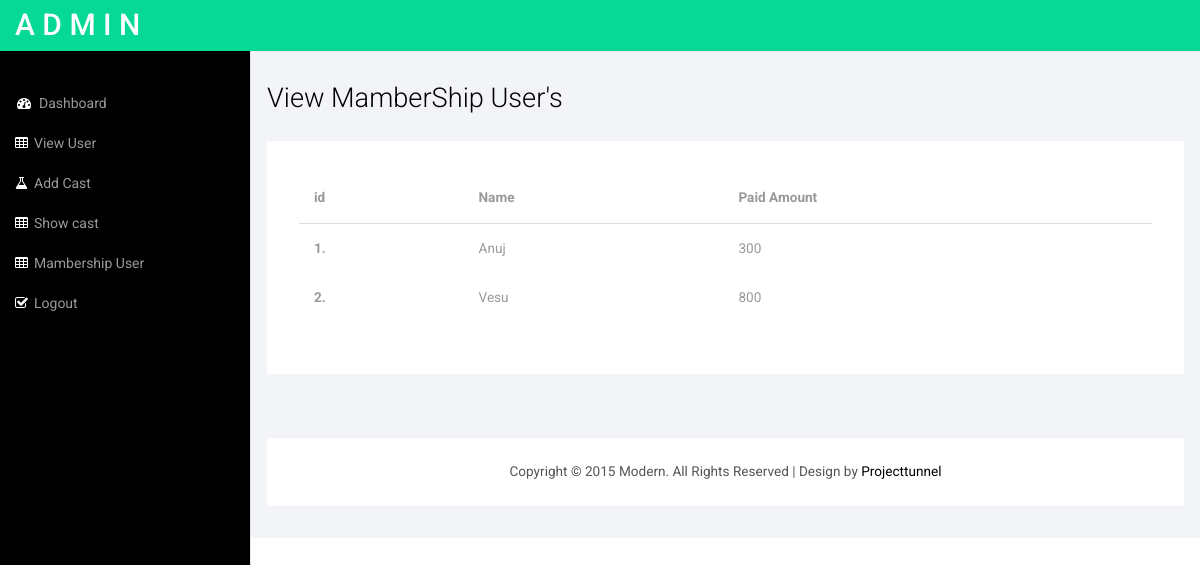
Page /admin/basic_tables2.php (signed in) on the committed database.
### tables this page shows
CREATE TABLE `payment` (
  `id` int(11) NOT NULL,
  `cardnumber` varchar(1000) NOT NULL,
  `card_expairy` varchar(1000) NOT NULL,
  `cvc_code` varchar(1000) NOT NULL,
  `amount` varchar(1000) NOT NULL,
  `userid` varchar(1000) NOT NULL
);

CREATE TABLE `reister` (
  `id` int(11) NOT NULL,
  `name` varchar(600) NOT NULL,
  `cast` varchar(600) NOT NULL,
  `gender` varchar(600) NOT NULL,
  `age` varchar(600) NOT NULL,
  `dob` varchar(600) NOT NULL,
  `height` varchar(600) NOT NULL,
  `religion` varchar(600) NOT NULL,
  `mobile` varchar(600) NOT NULL,
  `email` varchar(600) NOT NULL,
  `password` varchar(600) NOT NULL,
  `img` varchar(1000) NOT NULL,
  `profession` varchar(1100) DEFAULT NULL,
  `qualification_details` varchar(300) DEFAULT NULL,
  `Hobbies` varchar(600) DEFAULT NULL,
  `status` int(11) DEFAULT NULL,
  `location` varchar(1100) DEFAULT NULL,
  `about` varchar(1100) DEFAULT NULL,
  `mother` varchar(1100) DEFAULT NULL,
  `father` varchar(1100) DEFAULT NULL,
  `income` varchar(1100) DEFAULT NULL,
  `lifestyle` varchar(1100) DEFAULT NULL,
  `language` varchar(1100) DEFAULT NULL,
  `bg` varchar(1100) DEFAULT NULL,
  `marital` varchar(1100) DEFAULT NULL
);

### admin/dbconfig.php (called while the page is built, shortened)
<?php
function select($query)
{
$cid=mysqli_connect("localhost","root","","matrimonial") or die ("connection error") ;
	$result=mysqli_query($cid,$query);
	return $result;
}
?>

### admin/basic_tables2.php (the view, shortened to what this page needs)
<?php
require_once"dbconfig.php";
?>
<!DOCTYPE HTML>
<html>
<head>
<link href="css/bootstrap.min.css" rel='stylesheet' type='text/css' />
<link href="css/style.css" rel='stylesheet' type='text/css' />
<link href="css/font-awesome.css" rel="stylesheet">
</head>
<body>
<div id="wrapper">
        <?php include"sidebar.php";?>
        <div id="page-wrapper">
        <div class="col-md-12 graphs">
	   <div class="xs">
  	 <h3>View MamberShip User's</h3>
    <?php
	$res=select("SELECT * FROM `payment` INNER JOIN reister on payment.userid=reister.id");
$n=mysqli_num_rows($res);
if(!$n>=1)
{
echo"<h3>No Data Available</h3>";
}
else
{
		?>
	<div class="bs-example4" data-example-id="simple-responsive-table">
    <div class="table-responsive">
      <table class="table">
        <thead>
          <tr>
            <th>id</th>
            <th> Name</th>
            <th>Paid Amount</th>
            </tr>
        </thead>
        <tbody>
		<?php
		$p=1;
		while($t=mysqli_fetch_array($res))
		{extract($t);
		?>
		      <tr>
            <th scope="row"><?=$p?>.</th>
            <td><?=ucwords($name)?></td>
            <td><?=$amount?></td>
          </tr>
         <?php
		 $p++;
		}
		 ?>
        </tbody>
      </table>
    </div>
  </div>
  <?php
}
  ?>
  </div>
  <div class="copy_layout">
      <p>Copyright © 2015 Modern. All Rights Reserved | Design by <a href="http://projecttunnel.com/" target="_blank">Projecttunnel</a> </p>
  </div>
   </div>
      </div>
   </div>
<link href="css/custom.css" rel="stylesheet">
</body>
</html>

### admin/css/style.css (style rules this page uses)
h4, h5, h6, h1, h2, h3 { margin-top: 0; }
p { margin: 0; }
html, body { font-family: 'Roboto', sans-serif; font-size: 100%; background:#000; overflow-x: hidden; }
body a { transition:0.5s all; -webkit-transition:0.5s all; -moz-transition:0.5s all; -o-transition:0.5s all; -ms-transition:0.5s all; }
.copy p, .copy_layout p { font-size:0.85em; color:#555; }
.copy p a, .copy_layout p a { color:#000; }
.graphs { padding: 2em 1em; background: #f2f4f8; font-family: 'Roboto', sans-serif; }
.bs-example4 { background: #fff; padding: 2em; }
.xs h3, .widget_head { color:#000; font-size:1.7em; font-weight:300; margin-bottom: 1em; }
.table > thead > tr > th, .table > tbody > tr > th, .table > tfoot > tr > th, .table > thead > tr > td, .table > tbody > tr > td, .table > tfoot > tr > td { border-top: none !important; }
.table > thead > tr > th, .table > tbody > tr > th, .table > tfoot > tr > th, .table > thead > tr > td, .table > tbody > tr > td, .table > tfoot > tr > td { font-size: 0.85em; color: #999; }
.table td, .table>tbody>tr>td, .table>tbody>tr>th, .table>tfoot>tr>td, .table>tfoot>tr>th, .table>thead>tr>td, .table>thead>tr>th { padding:15px !important; }
.table > thead > tr > th { border-bottom: 1px solid #ddd !important; }
.copy_layout { padding:1.5em 0; background:#fff; text-align:center; margin: 4em 0 0em 0; }

### admin/css/custom.css (style rules this page uses)
#wrapper { width: 100%; }
#page-wrapper { min-height: 568px; background-color: #fff; }
@media (min-width:768px) { #page-wrapper { position: inherit; margin: 0 0 0 250px; border-left: 1px solid #e7e7e7; } }

### rows in the picture
payment: reister.name "Anuj", amount "300"
payment: reister.name "Vesu", amount "800"
